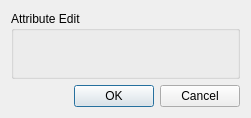
<?xml version="1.0" encoding="UTF-8"?>
<ui version="4.0">
 <class>dpxAttributeEditDlg</class>
 <widget class="QDialog" name="dpxAttributeEditDlg">
  <property name="geometry">
   <rect>
    <x>0</x>
    <y>0</y>
    <width>251</width>
    <height>118</height>
   </rect>
  </property>
  <property name="sizePolicy">
   <sizepolicy hsizetype="Preferred" vsizetype="Maximum">
    <horstretch>0</horstretch>
    <verstretch>0</verstretch>
   </sizepolicy>
  </property>
  <property name="windowTitle">
   <string>Dialog</string>
  </property>
  <layout class="QGridLayout" name="gridLayout_3">
   <item row="0" column="0">
    <widget class="QGroupBox" name="groupBox">
     <property name="title">
      <string>Attribute Edit</string>
     </property>
     <layout class="QGridLayout" name="gridLayout_2">
      <item row="0" column="0">
       <layout class="QGridLayout" name="gridLayout"/>
      </item>
     </layout>
    </widget>
   </item>
   <item row="1" column="0">
    <widget class="QDialogButtonBox" name="buttonBox">
     <property name="orientation">
      <enum>Qt::Horizontal</enum>
     </property>
     <property name="standardButtons">
      <set>QDialogButtonBox::Cancel|QDialogButtonBox::Ok</set>
     </property>
    </widget>
   </item>
  </layout>
 </widget>
 <resources/>
 <connections>
  <connection>
   <sender>buttonBox</sender>
   <signal>accepted()</signal>
   <receiver>dpxAttributeEditDlg</receiver>
   <slot>accept()</slot>
   <hints>
    <hint type="sourcelabel">
     <x>248</x>
     <y>254</y>
    </hint>
    <hint type="destinationlabel">
     <x>157</x>
     <y>274</y>
    </hint>
   </hints>
  </connection>
  <connection>
   <sender>buttonBox</sender>
   <signal>rejected()</signal>
   <receiver>dpxAttributeEditDlg</receiver>
   <slot>reject()</slot>
   <hints>
    <hint type="sourcelabel">
     <x>316</x>
     <y>260</y>
    </hint>
    <hint type="destinationlabel">
     <x>286</x>
     <y>274</y>
    </hint>
   </hints>
  </connection>
 </connections>
</ui>
